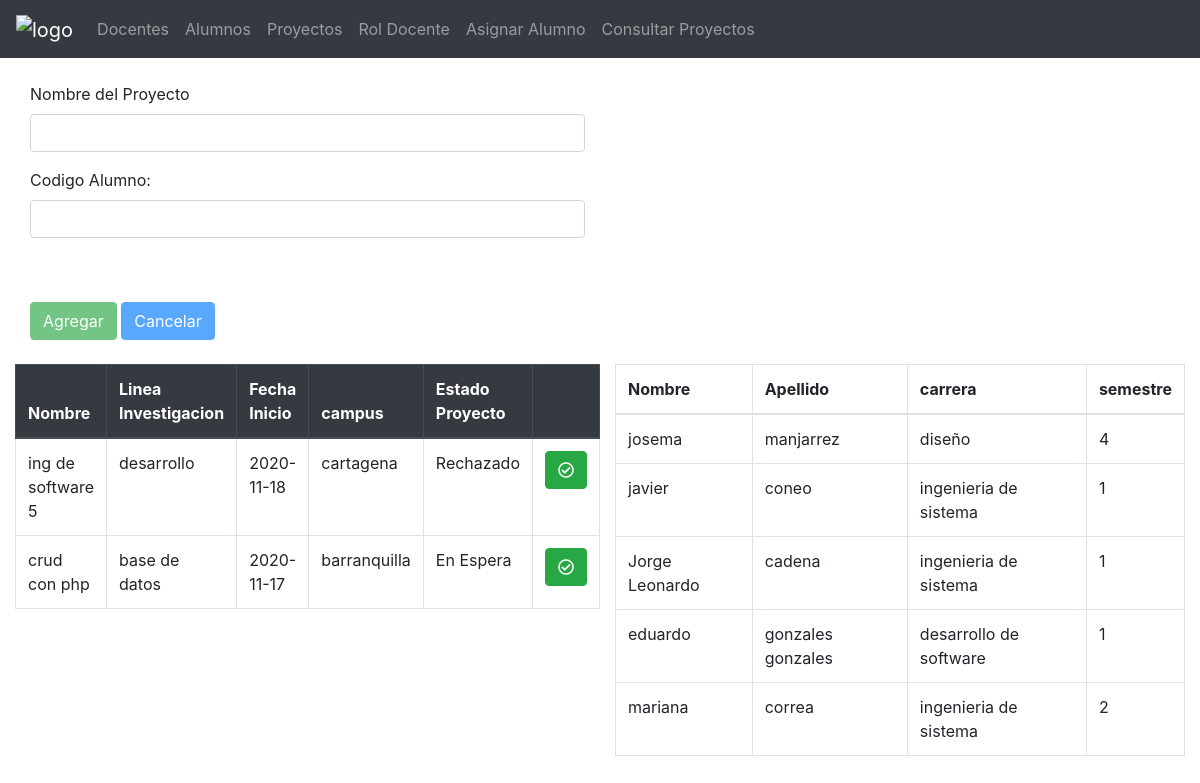
Screenshot of /asigalumno.php with the database file from the repository.
### tables this page shows
CREATE TABLE `proyectos` (
  `cod_proyecto` int(11) NOT NULL,
  `nombre` varchar(100) NOT NULL,
  `lineaInvestigacion` varchar(100) NOT NULL,
  `fechaInicio` date NOT NULL,
  `fechaActualizacion` date DEFAULT NULL,
  `fechaEntrega` date NOT NULL,
  `campus` varchar(100) NOT NULL,
  `estadoProyecto` varchar(100) NOT NULL,
  `cod_docente` varchar(100) NOT NULL
);

CREATE TABLE `alumnos` (
  `cod_estudiante` varchar(50) NOT NULL,
  `cedula` varchar(50) NOT NULL,
  `nombres` varchar(100) NOT NULL,
  `apellidos` varchar(100) NOT NULL,
  `edad` int(11) NOT NULL,
  `sexo` varchar(20) NOT NULL,
  `correo` varchar(100) NOT NULL,
  `telefono` varchar(10) NOT NULL,
  `carrera` varchar(100) NOT NULL,
  `semestre` int(11) NOT NULL
);

### asigalumno.php (called while the page is built)
<?php
include ('Templates/head.php');
?>
<?php include ('Alumnos/asig_alumno.php') ?>
<?php
include ('Templates/footer.php')
?>

### Alumnos/asig_alumno.php (the view, shortened to what this page needs)
<?php
$nombreP = (isset($_POST['NomP_txt'])) ?$_POST['NomP_txt']:"" ;
$codigoA= (isset($_POST['NomD_txt'])) ?$_POST['NomD_txt']:"" ;
include ('conexion/conexion.php');
$accionAgregar=$accionCancelar="disabled";
$accionseleccionar="";
$sentencia = $pdo->prepare("SELECT * FROM `proyectos` ");
$sentencia->execute();
$listaProyectos= $sentencia->fetchAll(PDO::FETCH_ASSOC);
$sentencia = $pdo->prepare("SELECT alumnos.nombres, alumnos.apellidos , alumnos.carrera, alumnos.semestre
        FROM alumnoProyecti
        INNER JOIN alumnos ON alumnoProyecti.cod_alumno=alumnos.cod_estudiante;");
        $sentencia->execute();
        $listaAlumnos= $sentencia->fetchAll(PDO::FETCH_ASSOC);
?>
    <form method="post" action="">
    <div class="form-group col-md-6">
      <label for="">Nombre del Proyecto</label>
      <input type="text" class="form-control" value="<?php echo $nombreP ?>"  name="NomP_txt" required placeholder="" id="NomP_txt" require="">
    </div>
    <div class="form-group col-md-6">
            <label for="">Codigo Alumno:</label>
            <input type="text" class="form-control" value="<?php echo $codigoA ?>" name="NomD_txt" required  placeholder="" id="NomD_txt" require="">
            </div>
            <br>
            <br>
            <div class="col-md-6" >
            <button value="btnAgregar" <?php echo $accionAgregar; ?>  class="btn btn-success" type="submit" name="accion">Agregar</button>
            <button value="btnCancelar" <?php echo $accionCancelar; ?> class="btn btn-primary" type="submit" name="accion">Cancelar</button>
            </div>
    </form>
<br>
    <div class="row">
    <div class="col-md-6">
                        <table class="table table-bordered">
                            <thead class="thead-dark">
                            <tr>
                                <th>Nombre</th>
                                <th>Linea Investigacion</th>
                                <th>Fecha Inicio</th>
                                <th>campus</th>
                                <th>Estado Proyecto</th>
                                <th></th>
                            </tr>
                            </thead>
                        <?php foreach($listaProyectos as $docente) { ?>
                            <tr>
                                <td><?php echo $docente['nombre'] ?></td>
                                <td><?php echo $docente['lineaInvestigacion'] ?></td>
                                <td><?php echo $docente['fechaInicio'] ?></td>
                                <td><?php echo $docente['campus'] ?></td>
                                <td><?php echo $docente['estadoProyecto'] ?></td>
                                <td>
                                <form action="" method="post">
                                <button value="SeleccionarP" <?php echo $accionseleccionar; ?> type="submit" class="btn btn-success" name="accion"><i class="far fa-check-circle"></i></button>
                                </form>
                                </td>
                            </tr>
                        <?php }?>
                        </table>
                    </div>
    <div class="col-md-6" >
           <table class="table table-bordered">
               <thead>
               <tr>
                   <th>Nombre</th>
                   <th>Apellido</th>
                   <th>carrera</th>
                   <th>semestre</th>
               </tr>
               </thead>
               <tbody>
               <?php foreach($listaAlumnos as $alumno) { ?>
                           <tr>
                               <td><?php echo $alumno['nombres'] ?></td>
                               <td><?php echo $alumno['apellidos'] ?></td>
                               <td><?php echo $alumno['carrera'] ?></td>
                               <td><?php echo $alumno['semestre'] ?></td>
                           </tr>
                       <?php }?>
               </tbody>
           </table>
           </div>
    </div>

### Templates/head.php (shortened to what this page needs)
<!DOCTYPE html>
<html lang="Es">
<head>
    <link rel="stylesheet" href="https://cdn.jsdelivr.net/npm/bootstrap@4.5.3/dist/css/bootstrap.min.css" >
<link rel="stylesheet" href="https://use.fontawesome.com/releases/v5.7.0/css/all.css">
</head>
<body>
<nav class="navbar navbar-expand-sm bg-dark navbar-dark">
  <a class="navbar-brand" href="index.php">
    <img src="https://portal.curn.edu.co/img/logo.png" alt="logo" style="width:40px;">
  </a>
  <ul class="navbar-nav">
    <li class="nav-item">
      <a class="nav-link" href="docente.php">Docentes</a>
    </li>
    <li class="nav-item">
      <a class="nav-link" href=alumno.php>Alumnos</a>
    </li>
    <li class="nav-item">
      <a class="nav-link" href="proyecto.php">Proyectos</a>
    </li>
    <li class="nav-item">
      <a class="nav-link" href="asignacion.php">Rol Docente</a>
    </li>
    <li class="nav-item">
      <a class="nav-link" href="asigalumno.php">Asignar Alumno</a>
    </li>
    <li class="nav-item">
      <a class="nav-link" href="consultar.php">Consultar Proyectos</a>
    </li>
  </ul>
</nav>
<br>
<div class="container-fluid">

### Templates/footer.php (shortened to what this page needs)
</div>
</body>
</html>

### rows the page displays
proyectos: nombre "ing de software 5", lineaInvestigacion "desarrollo", fechaInicio "2020-11-18", campus "cartagena", estadoProyecto "Rechazado"
proyectos: nombre "crud con php", lineaInvestigacion "base de datos", fechaInicio "2020-11-17", campus "barranquilla", estadoProyecto "En Espera"
alumnos: nombres "josema", apellidos "manjarrez", carrera "diseño", semestre "4"
alumnos: nombres "javier", apellidos "coneo", carrera "ingenieria de sistema", semestre "1"
alumnos: nombres "Jorge Leonardo", apellidos "cadena", carrera "ingenieria de sistema", semestre "1"
alumnos: nombres "eduardo", apellidos "gonzales gonzales", carrera "desarrollo de software", semestre "1"
alumnos: nombres "mariana", apellidos "correa", carrera "ingenieria de sistema", semestre "2"
